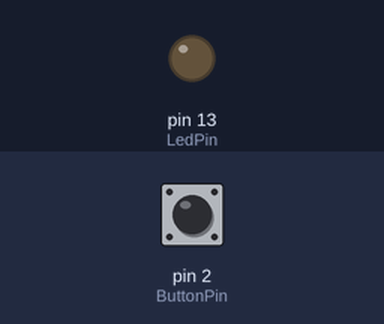
A sketch run on a simulated Arduino Uno, built with avr-gcc and run on an emulated ATmega328P. On the bench: output pins drawn as LEDs (lit = HIGH). The inputs (shaded band) are chosen by the test bench; at power-on: pin 2 (ButtonPin) HIGH.

Above: at 1.2 s.
1.3 s: pin 2 (ButtonPin) pulled LOW for 0.15 s
At 1.37 s:
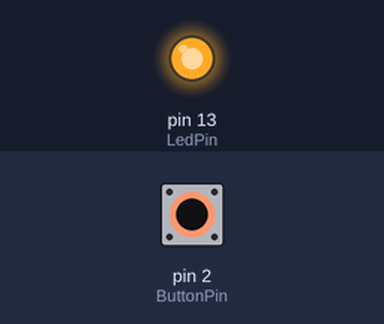
2.9 s: pin 2 (ButtonPin) pulled LOW for 3.2 s
At 6.7 s:
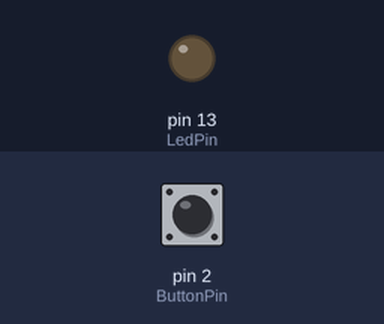
Timing chart, 0 to 8.2 s (numbered marks = the images above; inputs shaded):
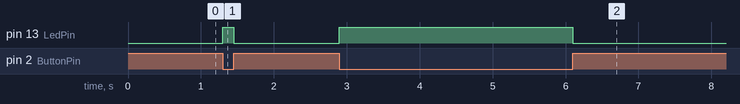

The sketch:

sketch_may11a.ino
```cpp
#define LedPin 13
#define ButtonPin 2

void setup() {
    pinMode(LedPin, OUTPUT);
    pinMode(ButtonPin, INPUT_PULLUP);
    digitalWrite(LedPin, LOW);
    // 看到|=設為1的動作/&=設為0的動作
    EIMSK |= _BV(INT0); // enable INT0
    // 將觸發模式設為CHANGE(ISC01=0,ISC00=1)
    EICRA &= ~_BV(ISC01); // EICRA= EICRA & ~_BV(ISC01)
    EICRA |= _BV(ISC00); // EICRA= EICRA | _BV(ISC00)

}

void loop() {}

void my_ISR() {
    digitalWrite(LedPin, !digitalRead(LedPin));
}

// INT0固定呼叫的中斷處理函式
ISR(INT0_vect) {
    my_ISR();
}
```

Measured:
- after the input at 1.3 s, pin 13 (LedPin): LOW → HIGH at once, → LOW 0.15 s later
- after the input at 2.9 s, pin 13 (LedPin): LOW → HIGH at once, → LOW 3.2 s later
